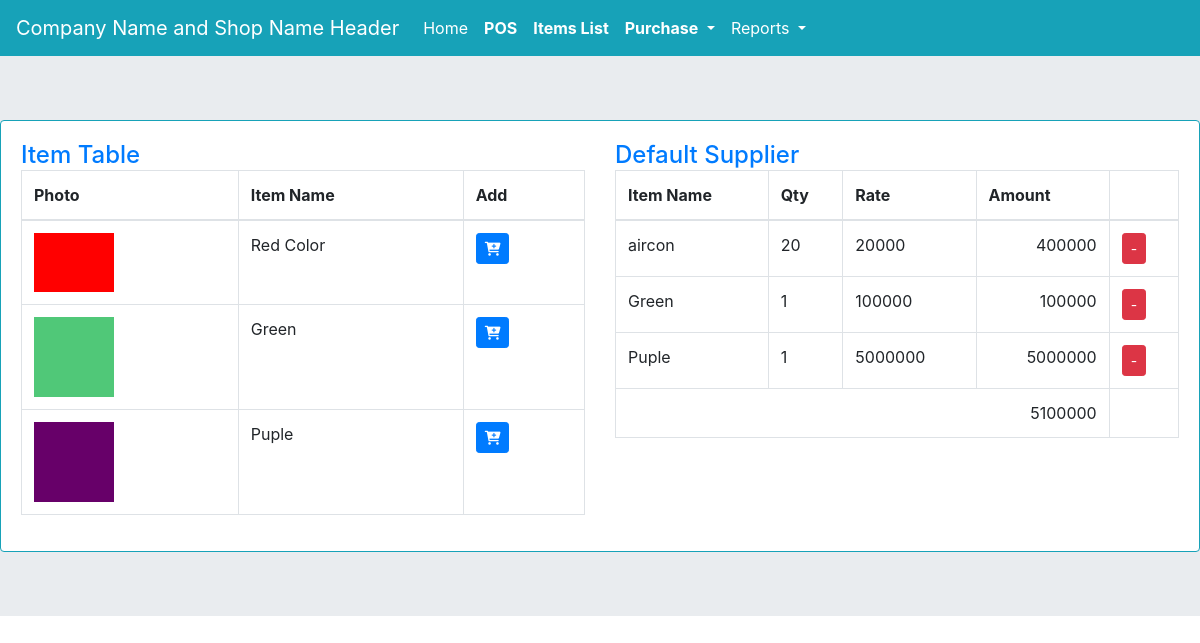
/add_purchase_voc/1/, run on the app's committed database.
### myapp/models.py (models this page shows, shortened)
class item(models.Model):
    photo = models.ImageField(upload_to='', blank=True, null=True)
    item_name = models.CharField(max_length=255)
    slug = models.CharField(max_length=255, blank=True, null=True)
    price = models.PositiveIntegerField(default=0)
    stock = models.PositiveIntegerField(default=0)
    created_at = models.DateTimeField(auto_now_add=True)
    updated_at = models.DateTimeField(auto_now=True)

class purchasevoc(models.Model):
    supplierid = models.CharField(max_length=255)
    suppliername = models.CharField(max_length=255)
    total = models.PositiveIntegerField(default=0)
    created_at = models.DateField(auto_now_add=True)
    updated_at = models.DateTimeField(auto_now=True)

class purchaseitems(models.Model):
    purvoc = models.ForeignKey(purchasevoc,on_delete=models.CASCADE)
    item = models.CharField(max_length=255)
    itemid = models.PositiveIntegerField()
    qty = models.PositiveIntegerField(default=0)
    rate = models.PositiveIntegerField(default=0)
    amount = models.PositiveIntegerField(default=0)
    created_at = models.DateField(auto_now_add=True)
    updated_at = models.DateTimeField(auto_now=True)

### myapp/views.py (the view)
# urls.py: path('add_purchase_voc/<int:id>/', views.add_purchase_voc, name='add_purchase_voc'),
def add_purchase_voc(request,id):
    context={}
    context["itm"] = item.objects.all()
    context["pvo"] = purchasevoc.objects.get(id=id)
    context["pitm"] = purchaseitems.objects.filter(purvoc=id)
    return render(request, 'add_purchase_voc.html', context)

### templates/add_purchase_voc.html (shortened to what this page needs)
{% extends 'base.html' %}
{% block content %}
<div class="card border-info">
  <div class="card-body row">
<div class="col-md-6">
    <a href="#" class="h4">Item Table</a>
    <table id="purItmtbl" class="table table-bordered" style="width:100%">
    	<thead>
    		<tr>
    			<th>Photo</th>
    			<th>Item Name</th>
    			<th>Add</th>
    		</tr>
    	</thead>
    	<tbody>
    		{% for i in itm %}
    		<tr class="purtbltr">
    			<td><img src="{{i.photo.url}}" width="80px"></td>
    			<td class="iitmname">{{i.item_name}}</td>
    			<td>
    				<button type="button" class="btn btn-sm btn-primary"
    				data-toggle="modal" data-target="#itmi-{{i.id}}">
    				<i class="fa fa-cart-plus" aria-hidden="true"></i>
    				</button>
    			</td>
    		</tr>
    		{% endfor %}
    	</tbody>
    </table>
</div>
<div class="col-md-6">
    <a href="#" class="h4">{{pvo.suppliername}}</a>
    <table class="table table-bordered">
    	<thead>
    		<tr>
    			<th>Item Name</th>
    			<th>Qty</th>
    			<th>Rate</th>
    			<th>Amount</th>
    			<th>
    			</th>
    		</tr>
    	</thead>
    	<tbody>
    		{% for i in pitm %}
    		<tr>
    			<td>{{i.item}}</td>
    			<td>{{i.qty}}</td>
    			<td>{{i.rate}}</td>
    			<td class="text-right">{{i.amount}}</td>
    			<td>
    				<button type="button" class="btn btn-sm btn-danger">-</button>
    			</td>
    		</tr>
    		{% endfor %}
    		<tr>
    			<td colspan="4" class="text-right">{{pvo.total}}</td>
    		</tr>
    	</tbody>
    </table>
</div>
</div>
</div>
{% endblock content %}

### data on the page
item: photo (picture), item_name "Red Color"
item: photo (picture), item_name "Green"
item: photo (picture), item_name "Puple"
purchasevoc: suppliername "Default Supplier", total "5100000"
purchaseitems: item "aircon", qty "20", rate "20000", amount "400000"
purchaseitems: item "Green", qty "1", rate "100000", amount "100000"
purchaseitems: item "Puple", qty "1", rate "5000000", amount "5000000"
